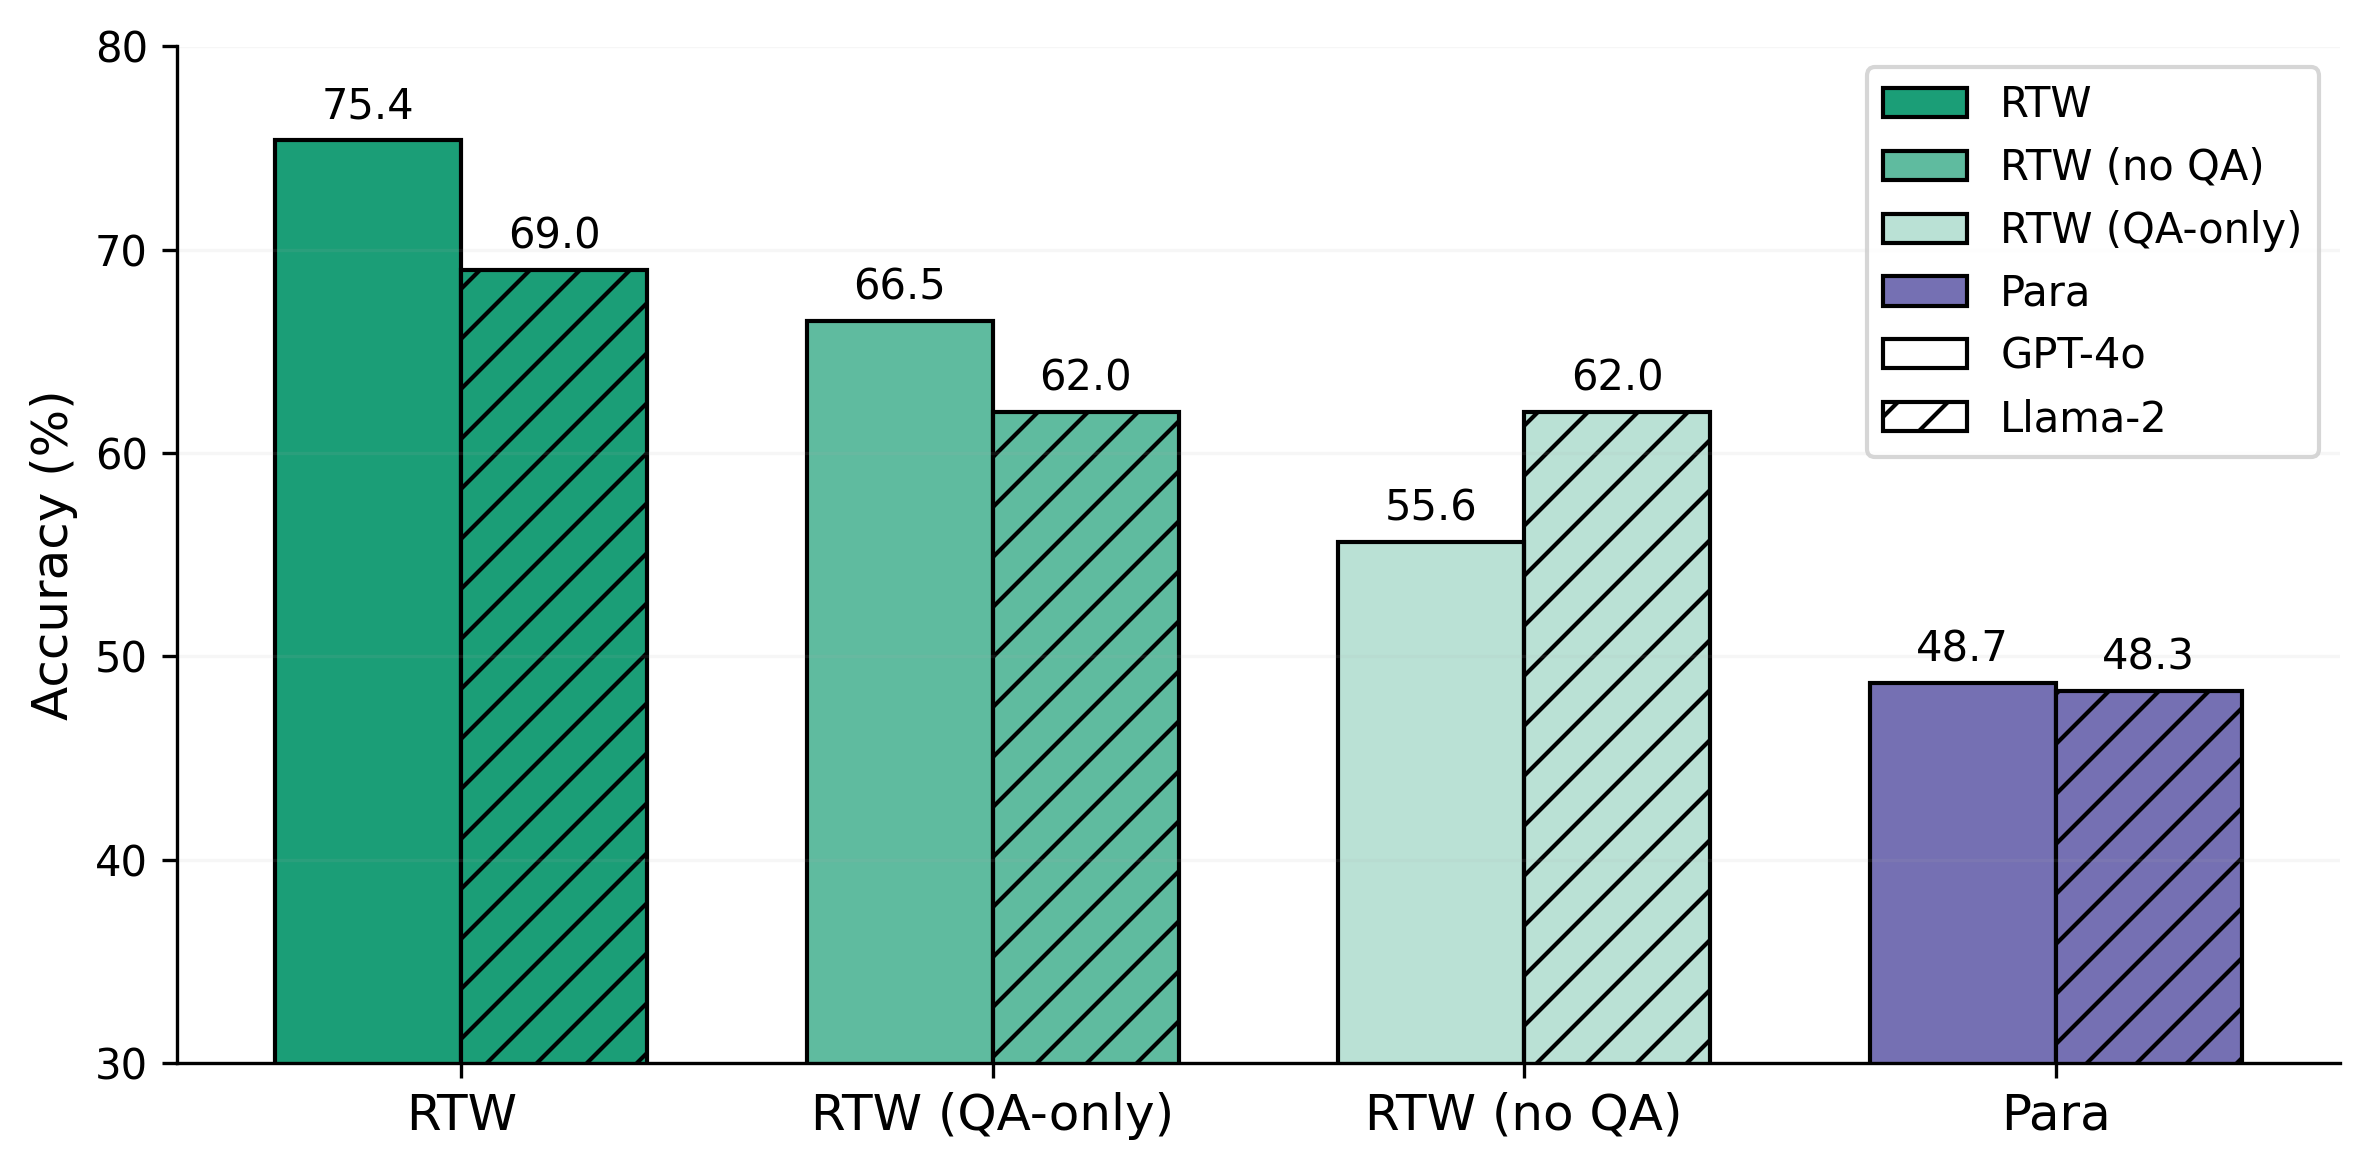

Write Python code to recreate this figure.
import os
import json
import numpy as np
import pandas as pd
from glob import glob
from pathlib import Path
import matplotlib.pyplot as plt
from statistics import mean, stdev
import matplotlib.patches as mpatches

def read_result(news_result_path):
    acc_new_list = []

    if "*" in news_result_path:
        files = list(glob(news_result_path))
    else:
        files = [news_result_path]

    for file in files:
        df = pd.read_json(file, lines=True)
        df["year"] = df["year"].astype(int)
        # old = year <= 2022; new = year > 2022
        df_new = df.query("year > 2022")
        correct_new = sum(df_new["result"].str.match("yes"))
        acc_new_list.append(correct_new / len(df_new) * 100)

    mean_new = round(mean(acc_new_list), 1)
    return mean_new

cmap = plt.get_cmap('Dark2')
colors = [cmap(0), cmap(0, alpha=0.7), cmap(0, alpha=0.3), cmap(2)]

rtw_gpt4 = read_result(
    'outputs/results/llama2_7b_chat_rephrasing_prompts4_repeat40_temperature10_gpt4o_*_closedbook_evaluations.json'
)
rtw_llama2 = read_result(
    'outputs/results/llama2_7b_chat_rephrasing_prompts4_repeat40_temperature10_llama2_*_closedbook_evaluations.json'
)
rtw_gpt4_noqa = read_result(
    'outputs/results/llama2_7b_chat_rephrasing_prompts3_repeat40_temperature10_gpt4o_*_closedbook_evaluations.json'
)
rtw_llama2_noqa = read_result(
    'outputs/results/llama2_7b_chat_rephrasing_prompts3_repeat40_temperature10_llama2_*_closedbook_evaluations.json'
)
rtw_gpt4_qaonly = read_result(
    'outputs/results/llama2_7b_chat_rephrasing_prompts1_repeat40_temperature10_gpt4o_*_closedbook_evaluations.json'
)
rtw_llama2_qaonly = read_result(
    'outputs/results/llama2_7b_chat_rephrasing_prompts1_repeat40_temperature10_llama2_*_closedbook_evaluations.json'
)

para_gpt4 = read_result(
    'outputs/results/llama2_7b_chat_paraphrases_repeat40-temperature_10-gpt4o_closedbook_evaluations.json'
)
para_llama2 = read_result(
    'outputs/results/llama2_7b_chat_paraphrases_repeat40-temperature_10-llama2_closedbook_evaluations.json'
)

groups = ['RTW', 'RTW (QA-only)', 'RTW (no QA)', 'Para']
models = ['GPT-4o', 'Llama-2']
data = {
    'RTW': [
        rtw_gpt4,
        rtw_llama2,
    ],
    'RTW (QA-only)': [
        rtw_gpt4_qaonly,
        rtw_llama2_qaonly,
    ],
    'RTW (no QA)': [
        rtw_gpt4_noqa,
        rtw_llama2_noqa,
    ],
    'Para': [
        para_gpt4,
        para_llama2,
    ]
}

x = np.arange(len(groups))
width = 0.35

fig, ax = plt.subplots(figsize=(8, 4), dpi=300)

for i, group in enumerate(groups):
    bar = ax.bar(
        x[i] - width/2,
        data[group][0],
        width,
        color=colors[i],
        edgecolor='black',
        linewidth=1,
        label=data[group][0],
    )
    ax.bar_label(bar, padding=3, fmt='{:.1f}')
    bar = ax.bar(
        x[i] + width/2,
        data[group][1],
        width,
        color=colors[i],
        hatch='//',
        edgecolor='black',
        linewidth=1,
        label=data[group][0],
    )
    ax.bar_label(bar, padding=3, fmt='{:.1f}')

ax.set_ylabel('Accuracy (%)', fontsize=12)
ax.set_xticks(x)
ax.set_xticklabels(groups, fontsize=12)
ax.set_ylim(30, 80)

group_patches = [
    mpatches.Patch(facecolor=colors[0], edgecolor='black', label='RTW'),
    mpatches.Patch(facecolor=colors[1], edgecolor='black', label='RTW (no QA)'),
    mpatches.Patch(facecolor=colors[2], edgecolor='black', label='RTW (QA-only)'),
    mpatches.Patch(facecolor=colors[3], edgecolor='black', label='Para'),
]

model_patches = [
    mpatches.Patch(facecolor='white', edgecolor='black', hatch='', label='GPT-4o'),
    mpatches.Patch(facecolor='white', edgecolor='black', hatch='//', label='Llama-2'),
]

all_handles = group_patches + model_patches
ax.legend(handles=all_handles, fontsize=10)

ax.spines['top'].set_visible(False)
ax.spines['right'].set_visible(False)
plt.grid(True, linestyle='-', alpha=0.1, axis='y')
plt.tight_layout()

plt.savefig('./plots/plot-generators.png', bbox_inches='tight')
